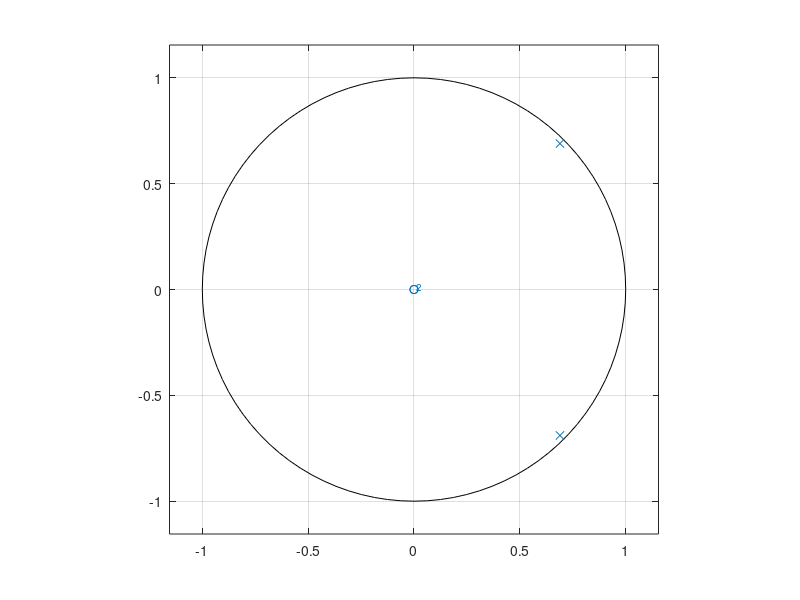
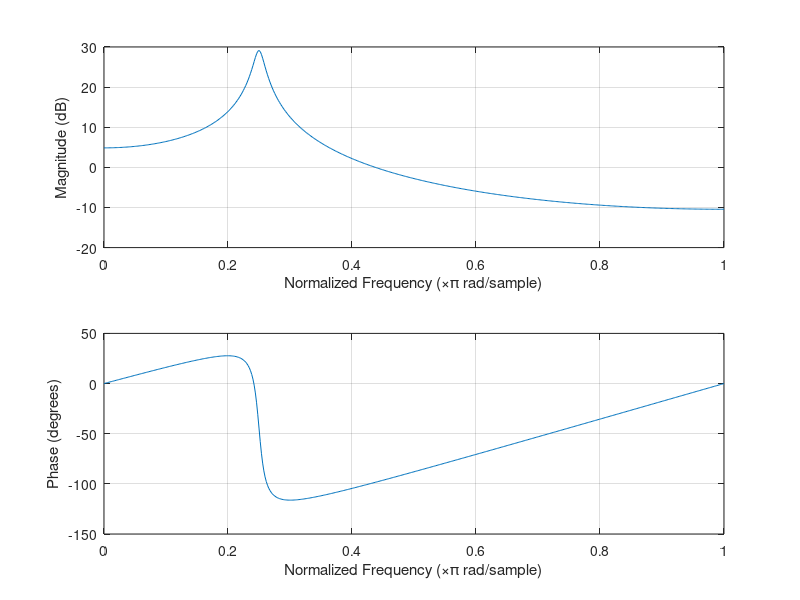
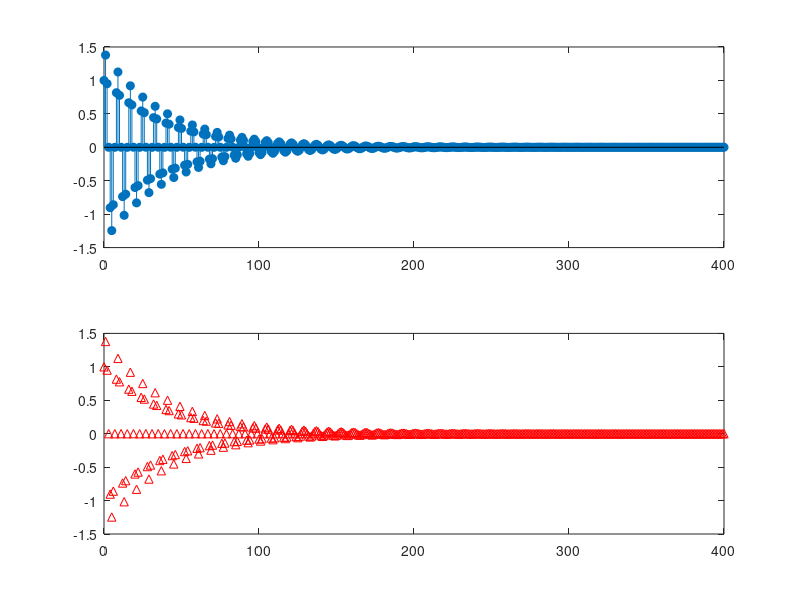

MATLAB code for these plots, in order:
clear; clc; close all;

figure;
A = [1, -1.3789, 0.9506];
zplane(1, A);

figure;
freqz(1, A);

figure;
subplot(2, 1, 1);
n = (0:400)';
x = (n == 0);
y = filter(1, A, x);
stem(n, y, 'filled');
subplot(2, 1, 2);
impz(1, A, 401);
